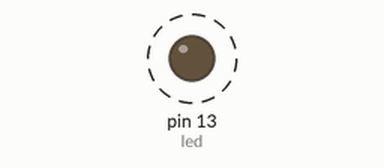
Bench run of a sketch on a simulated Arduino Uno, built with avr-gcc and run on an emulated ATmega328P. On the bench: output pins drawn as LEDs (lit = HIGH). Dashed ring = blinking.

Above: at 0.5 s.
Timing chart, 0 to 4.6 s (numbered marks = the images above):
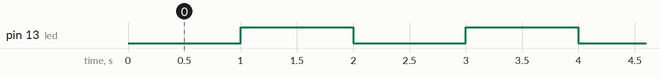

Measured:
- by itself, pin 13 (led): alternates HIGH for 1.0 s and LOW for 1.0 s

The sketch:

MyBlink.ino
```cpp
#include <Arduino.h>

const int led = LED_BUILTIN;
bool pinState = false;

void setup() {
    pinMode(led,OUTPUT);
}

void loop() {
    if (pinState) {
        digitalWrite(led, HIGH);
        pinState = !pinState;
    } else {
        digitalWrite(led, LOW);
        pinState = !pinState;
    }

    delay(1000);
}
```
